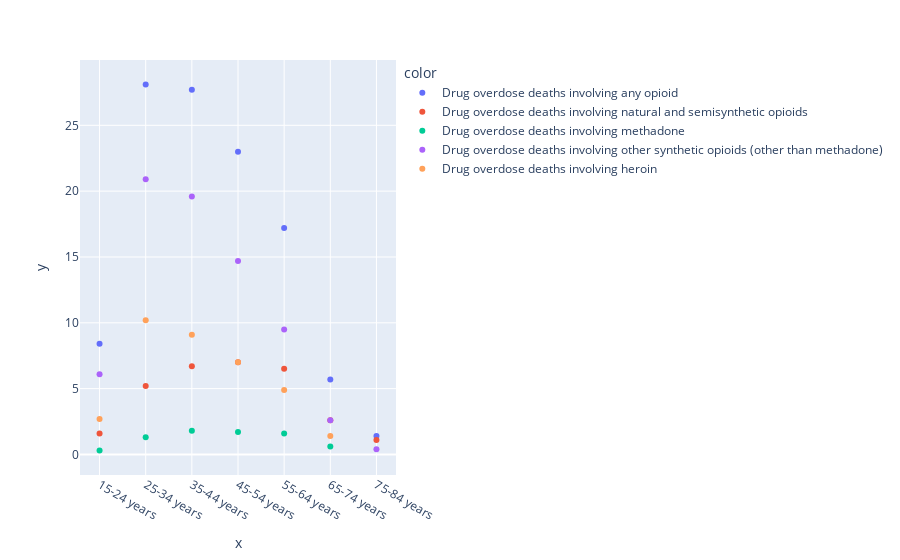

Write notebook code for a chart like this one.
### Code cell
import plotly.graph_objects as go

#df = px.data.gapminder()

fig = px.scatter(x= filtered_data['STUB_LABEL'], y=filtered_data['ESTIMATE'],
	             color=filtered_data["PANEL"])
fig.show()

### Figure 1 — Plotly figure (JSON) as saved in the notebook; plotly's stock layout.template omitted (floating-point values rounded to 4 significant figures)
{"data": [{"hovertemplate": "color=Drug overdose deaths involving any opioid<br>x=%{x}<br>y=%{y}<extra></extra>", "legendgroup": "Drug overdose deaths involving any opioid", "marker": {"color": "#636efa", "symbol": "circle"}, "mode": "markers", "name": "Drug overdose deaths involving any opioid", "orientation": "v", "showlegend": true, "type": "scatter", "x": ["15-24 years", "25-34 years", "35-44 years", "45-54 years", "55-64 years", "65-74 years", "75-84 years"], "xaxis": "x", "y": [8.4, 28.1, 27.7, 23, 17.2, 5.7, 1.4], "yaxis": "y"}, {"hovertemplate": "color=Drug overdose deaths involving natural and semisynthetic opioids<br>x=%{x}<br>y=%{y}<extra></extra>", "legendgroup": "Drug overdose deaths involving natural and semisynthetic opioids", "marker": {"color": "#EF553B", "symbol": "circle"}, "mode": "markers", "name": "Drug overdose deaths involving natural and semisynthetic opioids", "orientation": "v", "showlegend": true, "type": "scatter", "x": ["15-24 years", "25-34 years", "35-44 years", "45-54 years", "55-64 years", "65-74 years", "75-84 years"], "xaxis": "x", "y": [1.6, 5.2, 6.7, 7, 6.5, 2.6, 1.1], "yaxis": "y"}, {"hovertemplate": "color=Drug overdose deaths involving methadone<br>x=%{x}<br>y=%{y}<extra></extra>", "legendgroup": "Drug overdose deaths involving methadone", "marker": {"color": "#00cc96", "symbol": "circle"}, "mode": "markers", "name": "Drug overdose deaths involving methadone", "orientation": "v", "showlegend": true, "type": "scatter", "x": ["15-24 years", "25-34 years", "35-44 years", "45-54 years", "55-64 years", "65-74 years", "75-84 years"], "xaxis": "x", "y": [0.3, 1.3, 1.8, 1.7, 1.6, 0.6, null], "yaxis": "y"}, {"hovertemplate": "color=Drug overdose deaths involving other synthetic opioids (other than methadone)<br>x=%{x}<br>y=%{y}<extra></extra>", "legendgroup": "Drug overdose deaths involving other synthetic opioids (other than methadone)", "marker": {"color": "#ab63fa", "symbol": "circle"}, "mode": "markers", "name": "Drug overdose deaths involving other synthetic opioids (other than methadone)", "orientation": "v", "showlegend": true, "type": "scatter", "x": ["15-24 years", "25-34 years", "35-44 years", "45-54 years", "55-64 years", "65-74 years", "75-84 years"], "xaxis": "x", "y": [6.1, 20.9, 19.6, 14.7, 9.5, 2.6, 0.4], "yaxis": "y"}, {"hovertemplate": "color=Drug overdose deaths involving heroin<br>x=%{x}<br>y=%{y}<extra></extra>", "legendgroup": "Drug overdose deaths involving heroin", "marker": {"color": "#FFA15A", "symbol": "circle"}, "mode": "markers", "name": "Drug overdose deaths involving heroin", "orientation": "v", "showlegend": true, "type": "scatter", "x": ["15-24 years", "25-34 years", "35-44 years", "45-54 years", "55-64 years", "65-74 years", "75-84 years"], "xaxis": "x", "y": [2.7, 10.2, 9.1, 7, 4.9, 1.4, null], "yaxis": "y"}], "layout": {"legend": {"title": {"text": "color"}, "tracegroupgap": 0}, "margin": {"t": 60}, "xaxis": {"anchor": "y", "domain": [0, 1], "title": {"text": "x"}}, "yaxis": {"anchor": "x", "domain": [0, 1], "title": {"text": "y"}}}}
